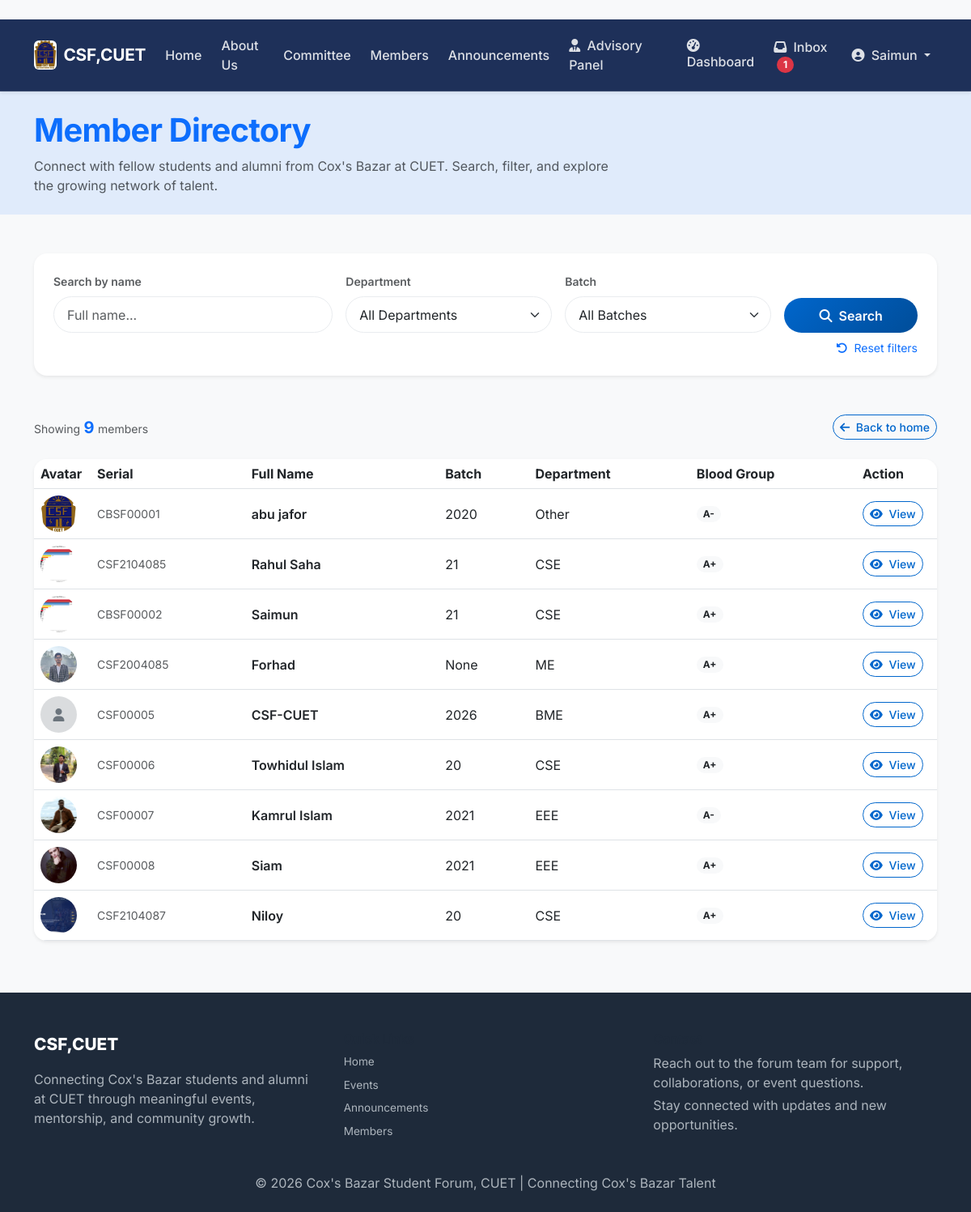
/members/ (signed in), run on an earlier commit of the app's database.
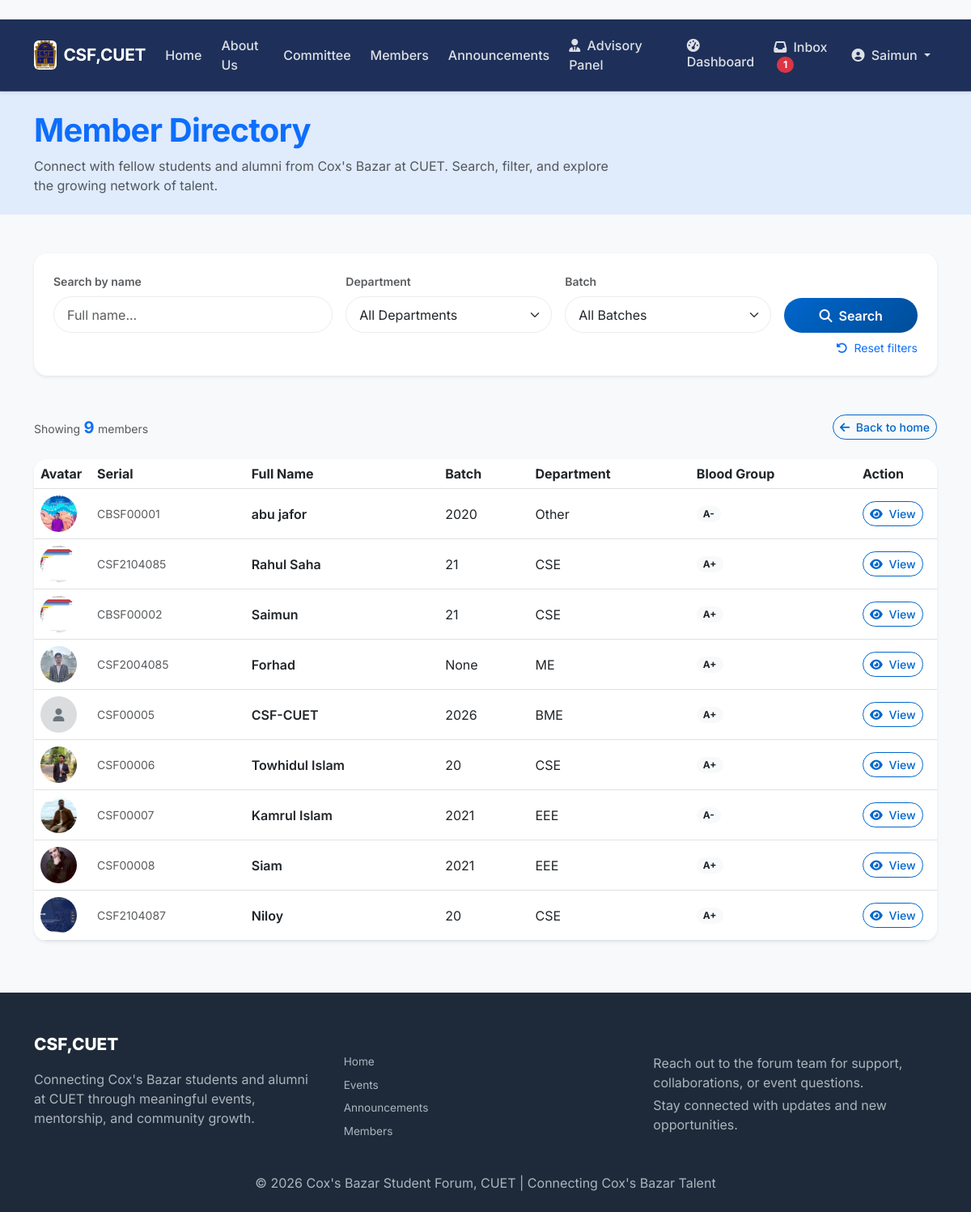
And on a later commit of the database.
### core/models.py (models this page shows, shortened)
class User(AbstractBaseUser, PermissionsMixin):
    ROLE_CHOICES = [('member', 'Member'), ('admin', 'Admin')]
    STATUS_CHOICES = [('pending', 'Pending Approval'), ('active', 'Active'), ('inactive', 'Inactive')]
    BLOOD_GROUPS = [('A+','A+'),('A-','A-'),('B+','B+'),('B-','B-'),('AB+','AB+'),('AB-','AB-'),('O+','O+'),('O-','O-')]
    GENDER_CHOICES = [('Male','Male'),('Female','Female'),('Other','Other')]
    UPAZILA_CHOICES = [
        ('Cox\'s Bazar Sadar', "Cox's Bazar Sadar"),
        ('Teknaf', 'Teknaf'),
        ('Ukhiya', 'Ukhiya'),
        ('Chakaria', 'Chakaria'),
        ('Ramu', 'Ramu'),
        ('Pekua', 'Pekua'),
        ('Maheshkhali', 'Maheshkhali'),
        ('Kutubdia', 'Kutubdia'),
        ('Eidgaon', 'Eidgaon'),
        ('Other', 'Other'),
    ]
    id = models.AutoField(primary_key=True)
    serial_no = models.CharField(max_length=20, unique=True, blank=True, null=True)
    full_name = models.CharField(max_length=200)
    email = models.EmailField(unique=True)
    batch = models.IntegerField(null=True, blank=True)
    department = models.ForeignKey(Department, on_delete=models.SET_NULL, null=True)
    blood_group = models.CharField(max_length=3, choices=BLOOD_GROUPS)
    gender = models.CharField(max_length=10, choices=GENDER_CHOICES)
    phone = models.CharField(max_length=15)
    address = models.TextField(blank=True)
    dob = models.DateField(null=True, blank=True)
    profile_photo = models.ImageField(upload_to='profile_photos/', null=True, blank=True)
    upazila = models.CharField(max_length=100, choices=UPAZILA_CHOICES, blank=True)
    linkedin = models.URLField(blank=True)
    facebook = models.URLField(blank=True)
    twitter = models.URLField(blank=True)
    instagram = models.URLField(blank=True)
    company = models.CharField(max_length=150, blank=True)
    designation = models.CharField(max_length=100, blank=True)
    work_address = models.TextField(blank=True)
    status = models.CharField(max_length=10, choices=STATUS_CHOICES, default='pending')
    role = models.CharField(max_length=10, choices=ROLE_CHOICES, default='member')
    date_joined = models.DateTimeField(default=timezone.now)
    is_active = models.BooleanField(default=True)
    is_staff = models.BooleanField(default=False)
    objects = UserManager()
    USERNAME_FIELD = 'email'
    REQUIRED_FIELDS = ['full_name']

class Department(models.Model):
    id = models.AutoField(primary_key=True)
    name = models.CharField(max_length=100, unique=True)
    class Meta:
        ordering = ['name']

### core/views.py (the view)
@active_member_required
def member_directory(request):
    members = User.objects.filter(status='active')
    search_query = request.GET.get('search', '')
    department_id = request.GET.get('department', '')
    batch = request.GET.get('batch', '')
    if search_query:
        members = members.filter(full_name__icontains=search_query)
    if department_id:
        members = members.filter(department_id=department_id)
    if batch:
        members = members.filter(batch=batch)
    paginator = Paginator(members, 20)
    page_number = request.GET.get('page')
    page_obj = paginator.get_page(page_number)
    departments = Department.objects.all()
    batches = User.objects.filter(status='active').values_list('batch', flat=True).distinct().order_by('-batch')
    return render(request, 'core/member_directory.html', {
        'page_obj': page_obj,
        'departments': departments,
        'batches': batches,
        'search_query': search_query,
        'selected_department': department_id,
        'selected_batch': batch,
    })

### core/views.py (called while the page is built)
def active_member_required(view_func):
    @wraps(view_func)
    def _wrapped_view(request, *args, **kwargs):
        if not request.user.is_authenticated:
            return redirect('core:login')
        if request.user.status != 'active':
            messages.warning(request, 'Your account is pending approval.')
            return redirect('core:homepage')
        return view_func(request, *args, **kwargs)
    return _wrapped_view

### core/templates/core/member_directory.html (shortened to what the changed rows need)
﻿{% extends 'core/base.html' %}
{% load static %}
{% block content %}
<section class="bg-primary bg-opacity-10 py-4 mb-5">
    <div class="container">
        <div class="row align-items-center">
            <div class="col-lg-8">
                <h1 class="display-6 fw-bold text-primary mb-2">Member Directory</h1>
            </div>
        </div>
    </div>
</section>
<div class="container">
    <div class="d-none d-md-block">
        <div class="table-responsive rounded-4 shadow-sm overflow-hidden">
            <table class="table table-hover align-middle mb-0 bg-white">
                <thead class="bg-light">
                    <tr class="text-nowrap">
                        <th scope="col" style="width: 70px;">Avatar</th>
                        <th scope="col">Serial</th>
                        <th scope="col">Full Name</th>
                        <th scope="col">Batch</th>
                        <th scope="col">Department</th>
                        <th scope="col">Blood Group</th>
                        <th scope="col" style="width: 100px;">Action</th>
                    </tr>
                </thead>
                <tbody>
                    {% for member in page_obj %}
                    <tr>
                        <td>
                            {% if member.profile_photo %}
                                <img src="{{ member.profile_photo.url }}" width="45" height="45" class="rounded-circle" style="object-fit: cover;" alt="{{ member.full_name }}">
                            {% else %}
                                <div class="bg-secondary bg-opacity-25 rounded-circle d-flex align-items-center justify-content-center" style="width: 45px; height: 45px;">
                                    <i class="fas fa-user text-secondary"></i>
                                </div>
                            {% endif %}
                        </td>
                        <td class="text-muted small">{{ member.serial_no|default:"—" }}</td>
                        <td class="fw-semibold">{{ member.full_name }}</td>
                        <td>{{ member.batch }}</td>
                        <td>{{ member.department.name|default:"—" }}</td>
                        <td><span class="badge bg-light text-dark px-2 py-1 rounded-pill">{{ member.blood_group }}</span></td>
                        <td>
                            <a href="{% url 'core:member_profile' member.id %}" class="btn btn-sm btn-outline-primary rounded-pill">
                                <i class="fas fa-eye me-1"></i> View
                            </a>
                        </td>
                    </tr>
                    {% endfor %}
                </tbody>
            </table>
        </div>
    </div>
</div>
{% endblock %}

What changed in the data, as far as the page shows it:
changed User "abu jafor": profile_photo: a different picture
